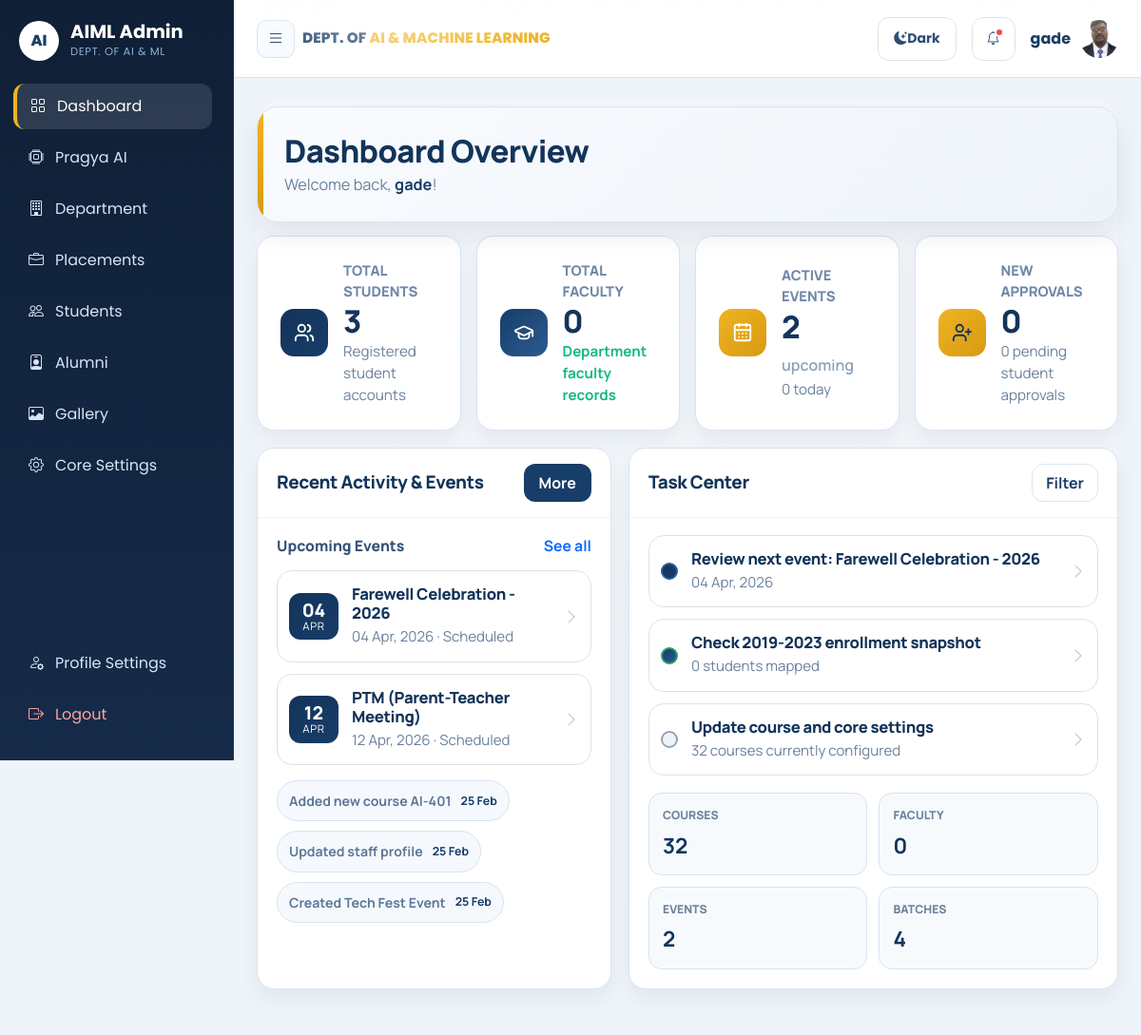
The page /admin/main_home.php (signed in) on the database its author committed.
### tables this page shows
CREATE TABLE `events` (
  `id` int(11) NOT NULL,
  `event_type_id` int(11) NOT NULL,
  `event_name` varchar(500) NOT NULL,
  `event_desc` blob NOT NULL,
  `event_address` varchar(500) NOT NULL,
  `event_date` date NOT NULL,
  `reg_frm_date` date NOT NULL,
  `reg_to_date` date NOT NULL,
  `is_registration` tinyint(4) NOT NULL,
  `is_public` tinyint(4) NOT NULL DEFAULT 1 COMMENT 'controls public events visibility',
  `show_in_gallery` tinyint(4) NOT NULL DEFAULT 1 COMMENT 'controls gallery visibility'
);

CREATE TABLE `activities` (
  `id` int(11) NOT NULL,
  `title` varchar(255) DEFAULT NULL,
  `created_at` datetime DEFAULT current_timestamp()
);

### admin/main_home.php (the view, shortened to what the rows shown need)
<?php
include_once('layout/main_header.php');
require_once("../libraries/functions.class.php");
$fcObj = new DataFunctions();
$activities = $fcObj->getLatestActivities();
$upcomingEvents = $fcObj->getUpcomingEvents(6);
$todayDate = date('Y-m-d');
?>
<link rel="stylesheet" href="../public/assets/css/admin_dashboard.css?v=5">
<div class="hybrid-wrapper">
    <header class="hybrid-topbar" id="overview">
        <div class="hybrid-title-block">
            <h1>Dashboard Overview</h1>
        </div>
    </header>
    <section class="hybrid-showcase">
        <section class="dashboard-panel">
            <div class="panel-head">
                <h2>Recent Activity &amp; Events</h2>
            </div>
            <div class="panel-body">
                <div class="events-list">
                    <?php if (!empty($upcomingEvents)) { ?>
                        <?php foreach ($upcomingEvents as $event) { ?>
                            <a class="event-row" href="<?php echo BASE_URL; ?>/admin/events/view_events.php">
                                <div class="event-date">
                                    <strong><?php echo date('d', strtotime($event['event_date'])); ?></strong>
                                    <span><?php echo strtoupper(date('M', strtotime($event['event_date']))); ?></span>
                                </div>
                                <div class="event-content">
                                    <h3><?php echo htmlspecialchars($event['event_name'], ENT_QUOTES, 'UTF-8'); ?></h3>
                                    <p><?php echo date('d M, Y', strtotime($event['event_date'])); ?><?php echo ($event['event_date'] === $todayDate) ? ' · Today' : ' · Scheduled'; ?></p>
                                </div>
                                <i class="bi bi-chevron-right event-arrow"></i>
                            </a>
                        <?php } ?>
                    <?php } else { ?>
                        <div class="empty-panel-state">No upcoming events scheduled yet.</div>
                    <?php } ?>
                </div>
                <?php if (!empty($activities)) { ?>
                    <div class="activity-strip">
                        <?php foreach (array_slice($activities, 0, 3) as $row) { ?>
                            <div class="activity-pill">
                                <span><?php echo htmlspecialchars($row['title'], ENT_QUOTES, 'UTF-8'); ?></span>
                                <small><?php echo date('d M', strtotime($row['created_at'])); ?></small>
                            </div>
                        <?php } ?>
                    </div>
                <?php } ?>
            </div>
        </section>
        <section class="dashboard-panel">
            <div class="panel-head">
                <h2>Task Center</h2>
            </div>
        </section>
    </section>
</div>
<?php include_once('layout/footer.php'); ?>

### rows shown on the page
events: event_date "04", event_date "APR", event_name "Farewell Celebration - 2026", event_date "04 Apr, 2026", shows "· Scheduled"
events: event_date "12", event_date "APR", event_name "PTM (Parent-Teacher Meeting)", event_date "12 Apr, 2026", shows "· Scheduled"
activities: title "Added new course AI-401", created_at "25 Feb"
activities: title "Updated staff profile", created_at "25 Feb"
activities: title "Created Tech Fest Event", created_at "25 Feb"

### other values the page prints
$item['label'] "Dashboard"
$item['label'] "Pragya AI"
$item['label'] "Department"
$item['label'] "Placements"
$item['label'] "Students"
$item['label'] "Alumni"
$item['label'] "Gallery"
$item['label'] "Core Settings"
$adminFirstName "gade"
$_SESSION['adminFirstName'] "gade"
$totalStudents "3"
$totalStaff "0"
count($upcomingEvents) "2"
$todayEventsCount "0"
$pendingApprovals "0"
